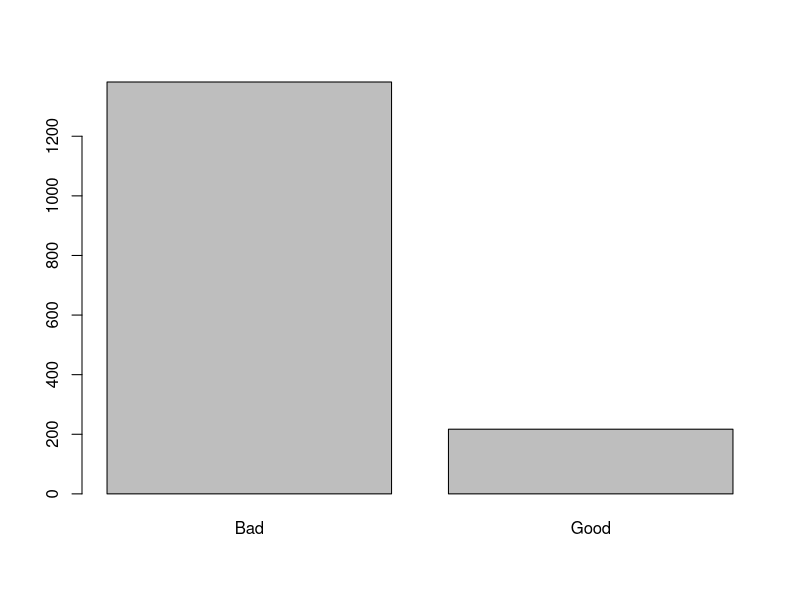
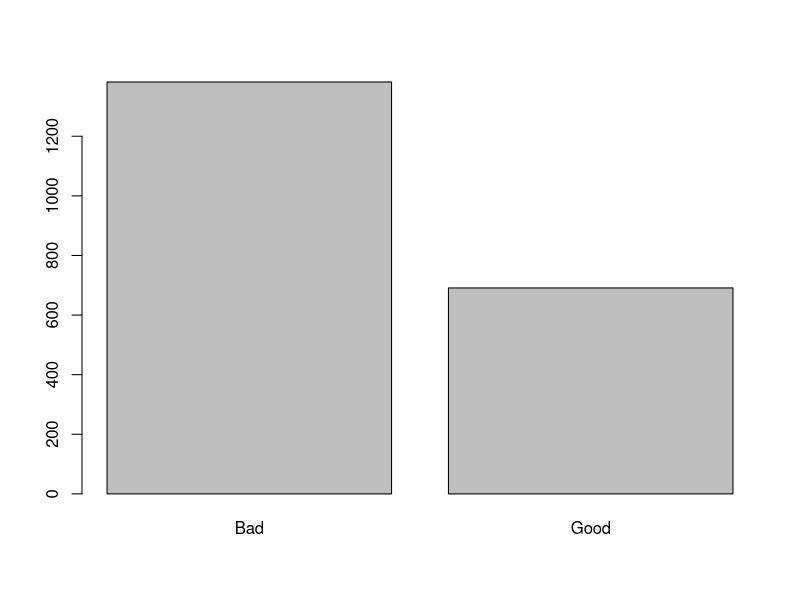
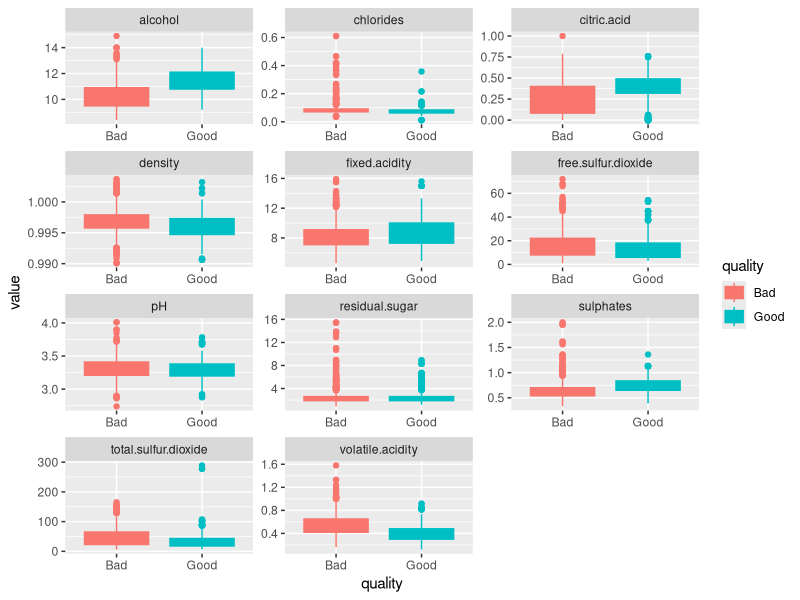
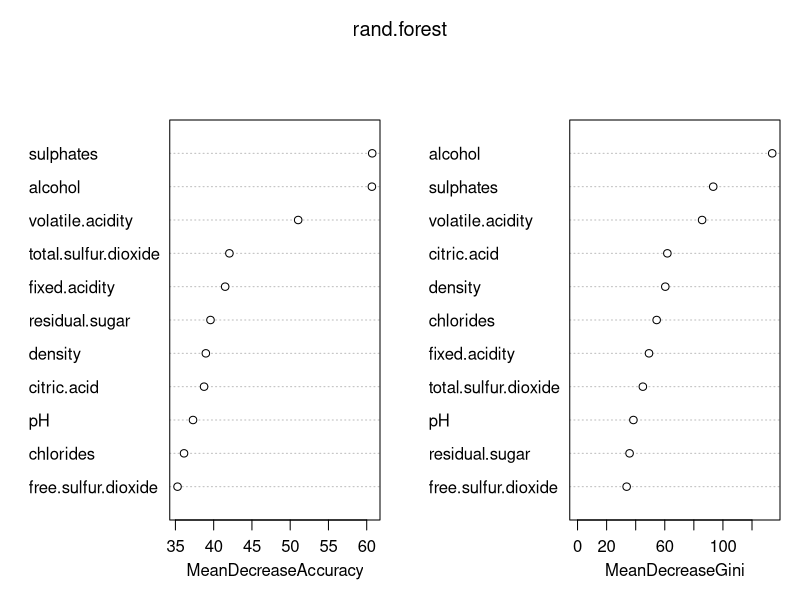
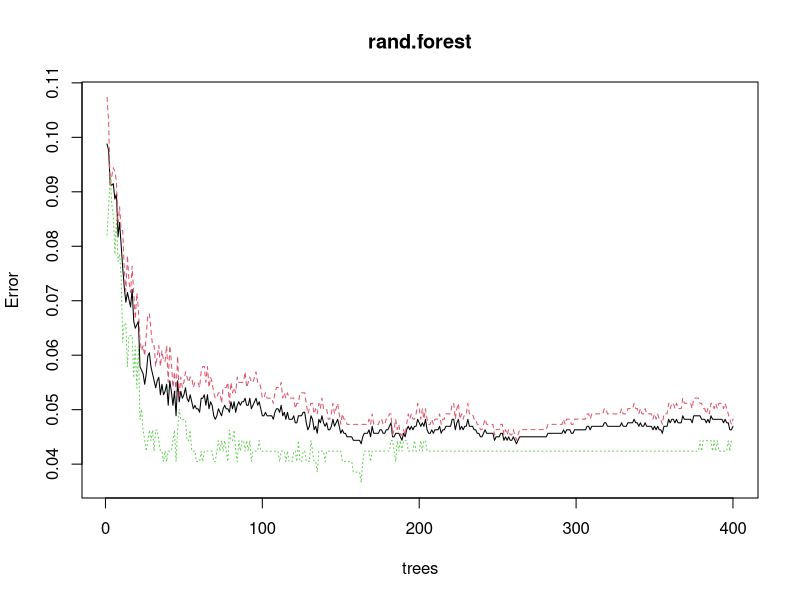

Write the R code that produced these figures, in order.
library(readxl)
library(caTools)
library(randomForest)
library(caret)
library(tidyr)
library(ggplot2)
library(rpart)
library(GGally)

#This data shows factors that affect wine then assigns a score accordingly as a quality feature
#Import the data from excel(Files should be extracted first)
wine <- data.frame(read_excel("Wine.xlsx"))
head(wine)

#Transform the quality into 2 classes
wine$quality<-ifelse(wine$quality>6,'Good','Bad')

#Explore the data
head(wine)
str(wine)
summary(wine)

#The data showed a high imbalance between the good and bad classes which resulted into a bad model and inaccurate predictions
#There was a 0.5 error rate in the prediction of good wine
with(wine, print(table(quality)))
barplot(table(wine$quality))

#Added after analysis!
#I used the up-sampling technique to increase the good observations in the data
good = which(wine$quality == "Good")
bad = which(wine$quality == "Bad")

Good_upsample = sample(good,length(bad)/2,replace = TRUE)
length(Good_upsample)
wine = wine[c(Good_upsample,bad),]
barplot(table(wine$quality))
#!

#Check for missing data
sum(is.na(wine))

#Plot the data
wine%>%
  gather(-quality, key = "var", value = "value") %>% 
  ggplot(aes(x = quality, y = value, color = quality)) +
  geom_boxplot(aes(fill = quality)) +
  facet_wrap(~ var, scales = "free", ncol = 3)+
  theme(legend.position="right")


#Start the classification
set.seed(123)

#Split the data into training and testing
split = sample.split(wine,SplitRatio = 0.8)
train_data = subset(wine,split == TRUE)
test_data = subset(wine,split == FALSE)

#Random forest classification and prediction
rand.forest <- randomForest(as.factor(quality)~. ,data=train_data, importance=TRUE, ntree = 400)
print(rand.forest)

#Check the importance of each feature according to see how high it affects the quality --> the alcohol affects the quality the most
importance(rand.forest)
#Plot the importance
varImpPlot(rand.forest)

#Plot the error and how many trees it takes to stabilize
plot(rand.forest)
#The error stabilizes around 250 trees so we reduce the trees needed for the test from 1000 to 400
Confusion_matrix = rand.forest$confusion
print(Confusion_matrix)

#The prediction model and its accuracy
prediction_model <- predict(rand.forest, test_data)
Pred_Confusion_Matrix <- table(actual = test_data$quality,predicted = prediction_model)
print(Pred_Confusion_Matrix)

accuracy <- sum(diag(Pred_Confusion_Matrix))/sum(Pred_Confusion_Matrix)
paste('The accuracy is',accuracy)
